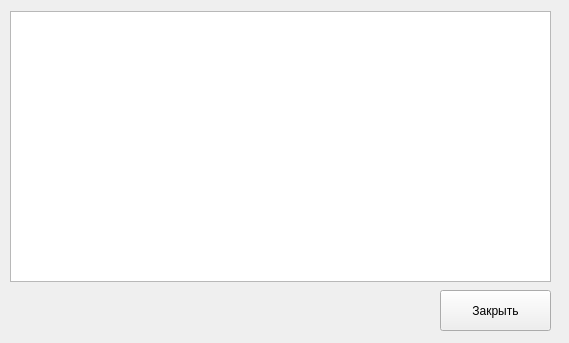
<?xml version="1.0" encoding="UTF-8"?>
<ui version="4.0">
 <class>HelpForm</class>
 <widget class="QWidget" name="HelpForm">
  <property name="windowModality">
   <enum>Qt::WindowModal</enum>
  </property>
  <property name="geometry">
   <rect>
    <x>0</x>
    <y>0</y>
    <width>569</width>
    <height>343</height>
   </rect>
  </property>
  <property name="windowTitle">
   <string>Справка</string>
  </property>
  <widget class="QLabel" name="help_label">
   <property name="geometry">
    <rect>
     <x>10</x>
     <y>10</y>
     <width>311</width>
     <height>231</height>
    </rect>
   </property>
   <property name="text">
    <string/>
   </property>
   <property name="wordWrap">
    <bool>true</bool>
   </property>
  </widget>
  <widget class="QPushButton" name="pushButton">
   <property name="geometry">
    <rect>
     <x>440</x>
     <y>290</y>
     <width>111</width>
     <height>41</height>
    </rect>
   </property>
   <property name="text">
    <string>Закрыть</string>
   </property>
  </widget>
  <widget class="QTextBrowser" name="textBrowser">
   <property name="geometry">
    <rect>
     <x>10</x>
     <y>11</y>
     <width>541</width>
     <height>271</height>
    </rect>
   </property>
  </widget>
 </widget>
 <resources/>
 <connections/>
</ui>
